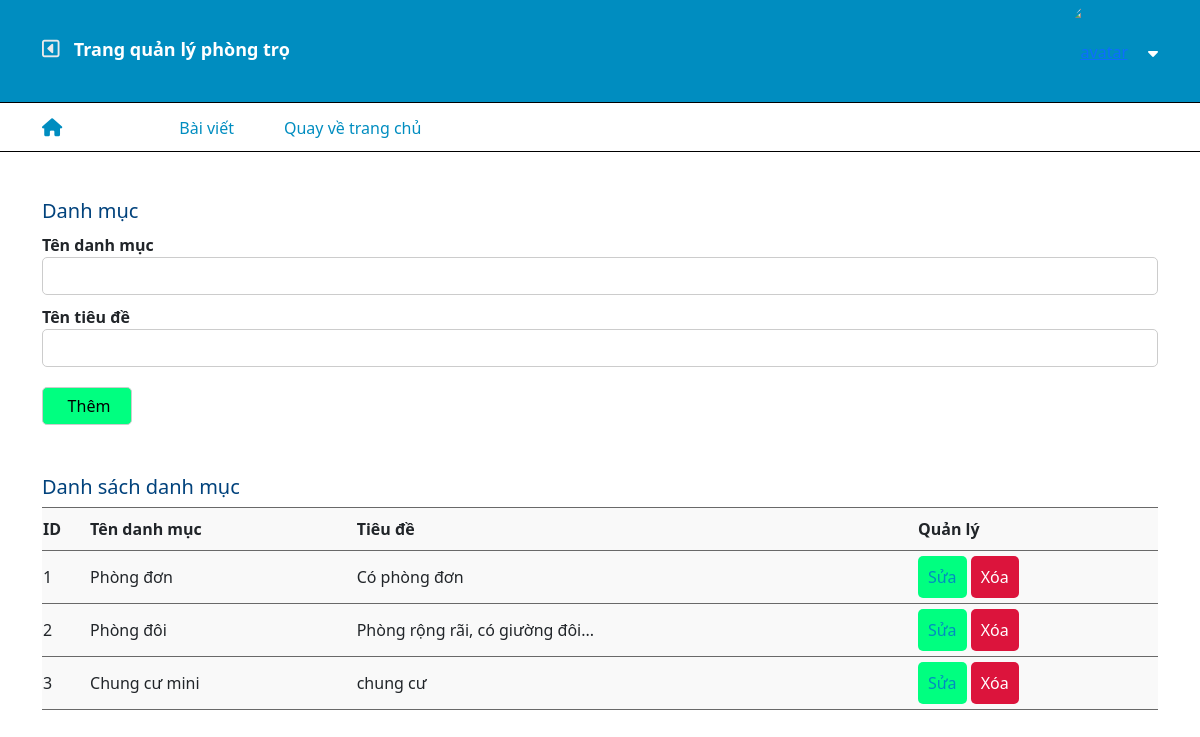
Screenshot of /admin/category.php with the database file from the repository.
### tables this page shows
CREATE TABLE `category` (
  `id` int(10) NOT NULL,
  `category_name` varchar(255) NOT NULL,
  `title` varchar(255) NOT NULL,
  `created_at` timestamp NOT NULL DEFAULT current_timestamp()
);

### admin/category.php (the view, shortened to what this page needs)
<?php
 include "../include/connect.php";
    $category = mysqli_query($conn, "SELECT * FROM  category");
?>
<!DOCTYPE html>
<html lang="en">
<head>
    <link
      href="https://cdn.jsdelivr.net/npm/bootstrap@5.1.3/dist/css/bootstrap.min.css"
      rel="stylesheet"
    />
    <link rel="stylesheet" href="../libs/fontawesome/css/all.min.css" />
    <link rel="stylesheet" href="./style/style.css">
</head>
<body>
        <div class="footer_admin">
            <?php include "./include/header.php" ?>
                <div class="container">
                    <div class="add-category">
                        <form action="" method="POST">
                            <h5>Danh mục</h5>
                            <p>Tên danh mục</p>
                            <input type="text" name="category-name" id="">
                            <p>Tên tiêu đề</p>
                            <input type="text" name="title" id="">
                            <input type="submit" value="Thêm" name ="themmoi" class="btn-add">
                        </form>
                    </div>
                    <div class="category">
                        <form action="#">
                            <h5>Danh sách danh mục</h5>
                            <table class="show-category">
                                <thead>
                                    <tr class="title">
                                        <td>ID</td>
                                        <td>Tên danh mục</td>
                                        <td>Tiêu đề</td>
                                        <td>Quản lý</td>
                                    </tr>
                                </thead>
                                <tbody>
                                    <?php foreach ($category as $key => $value) { ?>
                                        <tr>
                                            <td><?php echo $key + 1 ?></td>
                                            <td><?php echo $value['category_name'] ?></td>
                                            <td><?php echo $value['title'] ?></td>
                                            <td>
                                                <a href="./edit-category.php?id=<?php echo $value['id']?>" class=" btn-add btn-change">Sửa</a>
                                                <a href="./category.php?del=<?php echo $value['id']?>" class="btn-add btn-delete" onclick="return confirm('Bạn chắc chắn muốn xóa?');" >Xóa</a>
                                            </td>
                                        </tr>
                                    <?php } ?>
                                </tbody>
                            </table>
                        </form>
                    </div>
                </div>
            </div>
        </div>
</body>
</html>

### admin/style/style.css (style rules this page uses)
.list_manager a { text-decoration: none; color: #008dc0; line-height: 50px; font-weight: 500; }
table { background-color: #f9f9f9; }
table tr { height: 40px; border-bottom: 1px solid #696969; border-top: 1px solid #696969; }
td { line-height: 40px; }
.show-category, .show-user, .show-district, .show-post { width: 100%; }
.btn-change { border: none; border-radius: 5px; background-color: chocolate; color: #ffffff; font-weight: 400; }
.show-category .btn-delete, .show-post .btn-delete { border: none; border-radius: 5px; background-color: crimson; color: #ffffff; font-weight: 400; }
.title { font-weight: bold; }
.add-category input, .change-category input, .add-user input, .change-user input, .add-district input, .change-district input, .add-post input, .change-post input, .add-post textarea { width: 100%; border: 1px solid #ccc; border-radius: 5px; padding: 6px 6px 6px 10px; outline-color: #00ff80; }
.btn-add { border: none; border-radius: 5px; background-color: rgb(0, 255, 128); color: #000; font-weight: 500; margin-top: 20px; padding: 10px; width: 90px !important; }
.add-category h5, .change-category h5 { margin-top: 30px; font-size: 20px; color: rgb(1, 66, 124); }
.category h5, .user h5, .district h5, .post h5 { margin-top: 50px; font-size: 20px; color: rgb(1, 66, 124); }
.add-category p, .add-change p { font-weight: 600; margin: 0; margin-top: 10px; }

### rows the page displays
category: category_name "Phòng đơn", title "Có phòng đơn"
category: category_name "Phòng đôi", title "Phòng rộng rãi, có giường đôi..."
category: category_name "Chung cư mini", title "chung cư"
